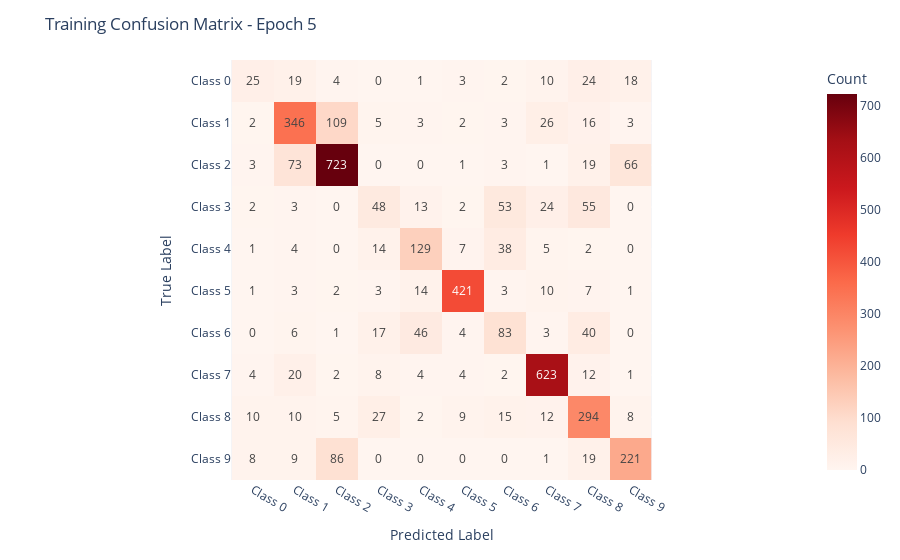
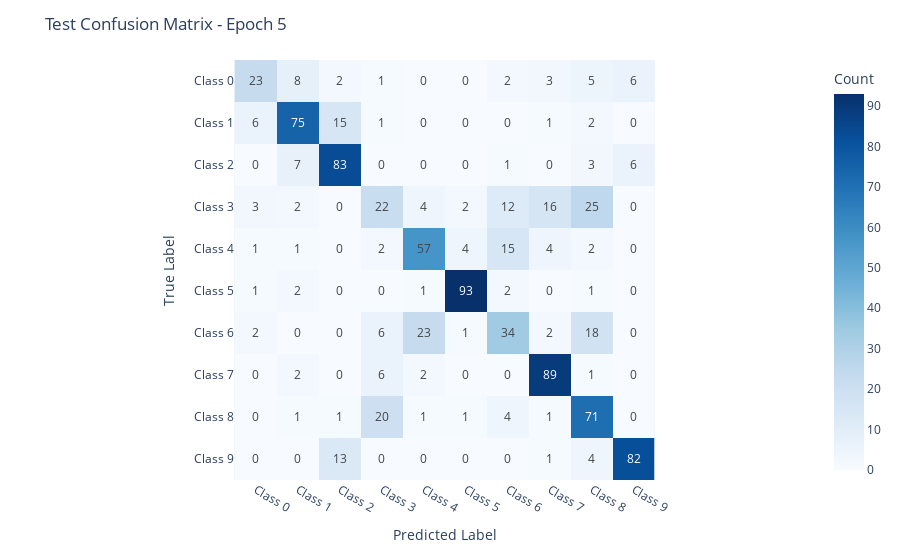
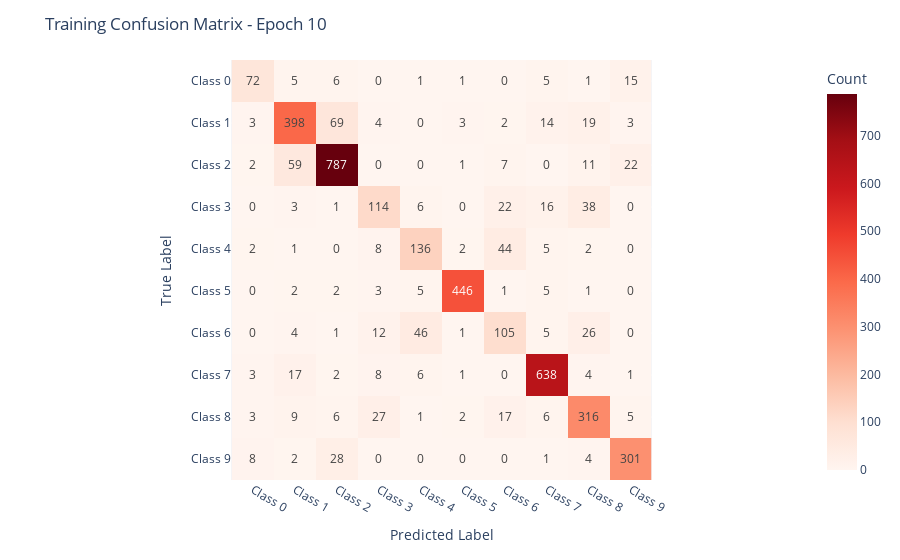
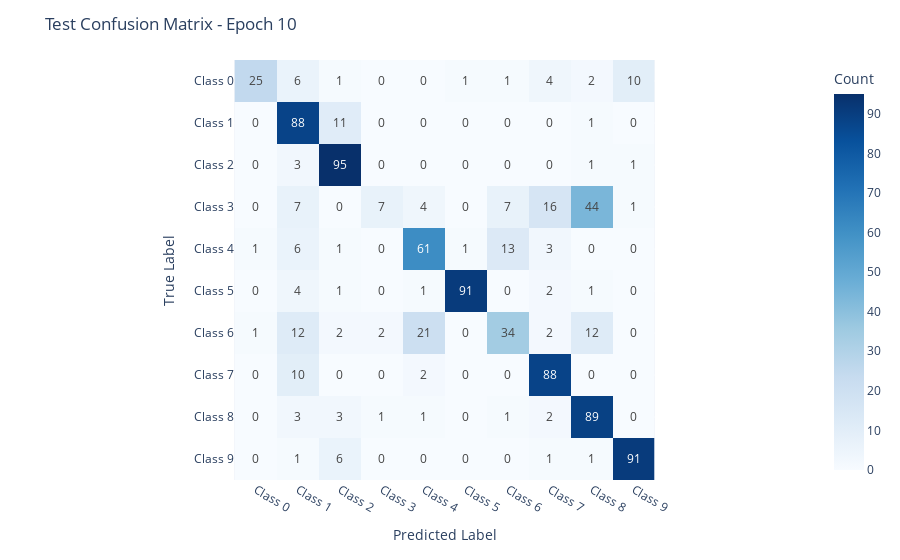

Source (notebook cell) for these figures, in order:
### Code cell
train_model_plotly(
    csv_path="metadata_modelnet10.csv",
    root_path="he_50_33/",
    batch_size=8,
    lr=0.001,
    num_epochs=15,
    log_file='he_50_33_fg5_bs8.log',
    focal_gamma=5,
    confusion_interval=5)

### Figure 1 — Plotly figure (JSON) as saved in the notebook; plotly's stock layout.template omitted (floating-point values rounded to 4 significant figures)
{"data": [{"coloraxis": "coloraxis", "hovertemplate": "Predicted Label: %{x}<br>True Label: %{y}<br>Count: %{z}<extra></extra>", "name": "0", "texttemplate": "%{z}", "type": "heatmap", "x": ["Class 0", "Class 1", "Class 2", "Class 3", "Class 4", "Class 5", "Class 6", "Class 7", "Class 8", "Class 9"], "xaxis": "x", "y": ["Class 0", "Class 1", "Class 2", "Class 3", "Class 4", "Class 5", "Class 6", "Class 7", "Class 8", "Class 9"], "yaxis": "y", "z": [[25, 19, 4, 0, 1, 3, 2, 10, 24, 18], [2, 346, 109, 5, 3, 2, 3, 26, 16, 3], [3, 73, 723, 0, 0, 1, 3, 1, 19, 66], [2, 3, 0, 48, 13, 2, 53, 24, 55, 0], [1, 4, 0, 14, 129, 7, 38, 5, 2, 0], [1, 3, 2, 3, 14, 421, 3, 10, 7, 1], [0, 6, 1, 17, 46, 4, 83, 3, 40, 0], [4, 20, 2, 8, 4, 4, 2, 623, 12, 1], [10, 10, 5, 27, 2, 9, 15, 12, 294, 8], [8, 9, 86, 0, 0, 0, 0, 1, 19, 221]]}], "layout": {"coloraxis": {"colorbar": {"title": {"text": "Count"}}, "colorscale": [[0, "rgb(255,245,240)"], [0.125, "rgb(254,224,210)"], [0.25, "rgb(252,187,161)"], [0.375, "rgb(252,146,114)"], [0.5, "rgb(251,106,74)"], [0.625, "rgb(239,59,44)"], [0.75, "rgb(203,24,29)"], [0.875, "rgb(165,15,21)"], [1, "rgb(103,0,13)"]]}, "margin": {"t": 60}, "title": {"text": "Training Confusion Matrix - Epoch 5"}, "xaxis": {"anchor": "y", "constrain": "domain", "domain": [0, 1], "scaleanchor": "y", "title": {"text": "Predicted Label"}}, "yaxis": {"anchor": "x", "autorange": "reversed", "constrain": "domain", "domain": [0, 1], "title": {"text": "True Label"}}}}

### Figure 2 — Plotly figure (JSON) as saved in the notebook; plotly's stock layout.template omitted (floating-point values rounded to 4 significant figures)
{"data": [{"coloraxis": "coloraxis", "hovertemplate": "Predicted Label: %{x}<br>True Label: %{y}<br>Count: %{z}<extra></extra>", "name": "0", "texttemplate": "%{z}", "type": "heatmap", "x": ["Class 0", "Class 1", "Class 2", "Class 3", "Class 4", "Class 5", "Class 6", "Class 7", "Class 8", "Class 9"], "xaxis": "x", "y": ["Class 0", "Class 1", "Class 2", "Class 3", "Class 4", "Class 5", "Class 6", "Class 7", "Class 8", "Class 9"], "yaxis": "y", "z": [[23, 8, 2, 1, 0, 0, 2, 3, 5, 6], [6, 75, 15, 1, 0, 0, 0, 1, 2, 0], [0, 7, 83, 0, 0, 0, 1, 0, 3, 6], [3, 2, 0, 22, 4, 2, 12, 16, 25, 0], [1, 1, 0, 2, 57, 4, 15, 4, 2, 0], [1, 2, 0, 0, 1, 93, 2, 0, 1, 0], [2, 0, 0, 6, 23, 1, 34, 2, 18, 0], [0, 2, 0, 6, 2, 0, 0, 89, 1, 0], [0, 1, 1, 20, 1, 1, 4, 1, 71, 0], [0, 0, 13, 0, 0, 0, 0, 1, 4, 82]]}], "layout": {"coloraxis": {"colorbar": {"title": {"text": "Count"}}, "colorscale": [[0, "rgb(247,251,255)"], [0.125, "rgb(222,235,247)"], [0.25, "rgb(198,219,239)"], [0.375, "rgb(158,202,225)"], [0.5, "rgb(107,174,214)"], [0.625, "rgb(66,146,198)"], [0.75, "rgb(33,113,181)"], [0.875, "rgb(8,81,156)"], [1, "rgb(8,48,107)"]]}, "margin": {"t": 60}, "title": {"text": "Test Confusion Matrix - Epoch 5"}, "xaxis": {"anchor": "y", "constrain": "domain", "domain": [0, 1], "scaleanchor": "y", "title": {"text": "Predicted Label"}}, "yaxis": {"anchor": "x", "autorange": "reversed", "constrain": "domain", "domain": [0, 1], "title": {"text": "True Label"}}}}

### Figure 3 — Plotly figure (JSON) as saved in the notebook; plotly's stock layout.template omitted (floating-point values rounded to 4 significant figures)
{"data": [{"coloraxis": "coloraxis", "hovertemplate": "Predicted Label: %{x}<br>True Label: %{y}<br>Count: %{z}<extra></extra>", "name": "0", "texttemplate": "%{z}", "type": "heatmap", "x": ["Class 0", "Class 1", "Class 2", "Class 3", "Class 4", "Class 5", "Class 6", "Class 7", "Class 8", "Class 9"], "xaxis": "x", "y": ["Class 0", "Class 1", "Class 2", "Class 3", "Class 4", "Class 5", "Class 6", "Class 7", "Class 8", "Class 9"], "yaxis": "y", "z": [[72, 5, 6, 0, 1, 1, 0, 5, 1, 15], [3, 398, 69, 4, 0, 3, 2, 14, 19, 3], [2, 59, 787, 0, 0, 1, 7, 0, 11, 22], [0, 3, 1, 114, 6, 0, 22, 16, 38, 0], [2, 1, 0, 8, 136, 2, 44, 5, 2, 0], [0, 2, 2, 3, 5, 446, 1, 5, 1, 0], [0, 4, 1, 12, 46, 1, 105, 5, 26, 0], [3, 17, 2, 8, 6, 1, 0, 638, 4, 1], [3, 9, 6, 27, 1, 2, 17, 6, 316, 5], [8, 2, 28, 0, 0, 0, 0, 1, 4, 301]]}], "layout": {"coloraxis": {"colorbar": {"title": {"text": "Count"}}, "colorscale": [[0, "rgb(255,245,240)"], [0.125, "rgb(254,224,210)"], [0.25, "rgb(252,187,161)"], [0.375, "rgb(252,146,114)"], [0.5, "rgb(251,106,74)"], [0.625, "rgb(239,59,44)"], [0.75, "rgb(203,24,29)"], [0.875, "rgb(165,15,21)"], [1, "rgb(103,0,13)"]]}, "margin": {"t": 60}, "title": {"text": "Training Confusion Matrix - Epoch 10"}, "xaxis": {"anchor": "y", "constrain": "domain", "domain": [0, 1], "scaleanchor": "y", "title": {"text": "Predicted Label"}}, "yaxis": {"anchor": "x", "autorange": "reversed", "constrain": "domain", "domain": [0, 1], "title": {"text": "True Label"}}}}

### Figure 4 — Plotly figure (JSON) as saved in the notebook; plotly's stock layout.template omitted (floating-point values rounded to 4 significant figures)
{"data": [{"coloraxis": "coloraxis", "hovertemplate": "Predicted Label: %{x}<br>True Label: %{y}<br>Count: %{z}<extra></extra>", "name": "0", "texttemplate": "%{z}", "type": "heatmap", "x": ["Class 0", "Class 1", "Class 2", "Class 3", "Class 4", "Class 5", "Class 6", "Class 7", "Class 8", "Class 9"], "xaxis": "x", "y": ["Class 0", "Class 1", "Class 2", "Class 3", "Class 4", "Class 5", "Class 6", "Class 7", "Class 8", "Class 9"], "yaxis": "y", "z": [[25, 6, 1, 0, 0, 1, 1, 4, 2, 10], [0, 88, 11, 0, 0, 0, 0, 0, 1, 0], [0, 3, 95, 0, 0, 0, 0, 0, 1, 1], [0, 7, 0, 7, 4, 0, 7, 16, 44, 1], [1, 6, 1, 0, 61, 1, 13, 3, 0, 0], [0, 4, 1, 0, 1, 91, 0, 2, 1, 0], [1, 12, 2, 2, 21, 0, 34, 2, 12, 0], [0, 10, 0, 0, 2, 0, 0, 88, 0, 0], [0, 3, 3, 1, 1, 0, 1, 2, 89, 0], [0, 1, 6, 0, 0, 0, 0, 1, 1, 91]]}], "layout": {"coloraxis": {"colorbar": {"title": {"text": "Count"}}, "colorscale": [[0, "rgb(247,251,255)"], [0.125, "rgb(222,235,247)"], [0.25, "rgb(198,219,239)"], [0.375, "rgb(158,202,225)"], [0.5, "rgb(107,174,214)"], [0.625, "rgb(66,146,198)"], [0.75, "rgb(33,113,181)"], [0.875, "rgb(8,81,156)"], [1, "rgb(8,48,107)"]]}, "margin": {"t": 60}, "title": {"text": "Test Confusion Matrix - Epoch 10"}, "xaxis": {"anchor": "y", "constrain": "domain", "domain": [0, 1], "scaleanchor": "y", "title": {"text": "Predicted Label"}}, "yaxis": {"anchor": "x", "autorange": "reversed", "constrain": "domain", "domain": [0, 1], "title": {"text": "True Label"}}}}
